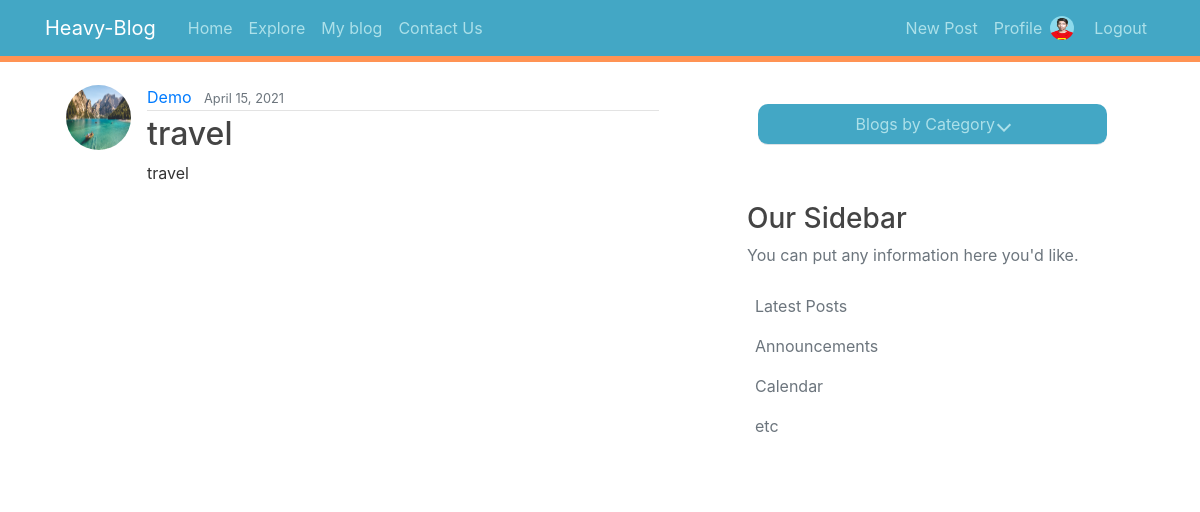
/post/6/ (signed in), run on the app's committed database.
### users/models.py (models this page shows, shortened)
class Profile(models.Model):
    user = models.OneToOneField(User, on_delete=models.CASCADE)
    image = models.ImageField(default='default.jpg', upload_to='profile_pics')

### blog/models.py (models this page shows, shortened)
class Post(models.Model):
    title = models.CharField(max_length=100)
    content = models.TextField(null=True)
    privacy = models.TextChoices('prv','Public Private')
    privacy = models.CharField(default='Public' , max_length=20, choices=privacy.choices)
    category = models.TextChoices('cat','---Select--- Food Music Nature Education Wedding Travel Movie Car Project Photography Other')
    category = models.CharField(default ='---Select---',max_length=20, choices=category.choices)
    date_posted = models.DateTimeField(default=timezone.now)
    author = models.ForeignKey(User, on_delete=models.CASCADE)

### blog/views.py (the view)
# urls.py: path('post/<int:pk>/', views.PostDetailView.as_view(), name='post-detail'),
class PostDetailView(DetailView):
    model = Post

### blog/templates/blog/post_detail.html (shortened to what this page needs)
{% extends "blog/base.html" %}
{% block content %}
<article class="media content-section">
    <img class="rounded-circle article-img" src="{{ object.author.profile.image.url }}">
    <div class="media-body">
        <div class="article-metadata">
            <a class="mr-2" href="{% url 'my_blog' %}">{{ object.author }}</a>
            <small class="text-muted">{{ object.date_posted|date:"F d, Y" }}</small>
        </div>
        <h2 class="article-title">{{ object.title }}</h2>
        <p class="article-content">{{ object.content }}</p>
    </div>
{% endblock content %}

### blog/templates/blog/base.html (shortened to what this page needs)
{% load static %}
<!DOCTYPE html>
<html>
<head>
  <link rel="stylesheet" href="https://cdn.jsdelivr.net/npm/bootstrap@4.5.3/dist/css/bootstrap.min.css"
>
  <link rel="stylesheet" href="{% static 'blog/main.css' %}">
</head>
<body>
  <header class="site-header">
    <nav class="navbar navbar-expand-md navbar-dark bg-steel fixed-top">
      <div class="container">
        <a class="navbar-brand mr-4" href="{% url 'blog-home' %}">Heavy-Blog</a>
        <div class="collapse navbar-collapse" id="navbarToggle">
          <div class="navbar-nav mr-auto">
            <a class="nav-item nav-link" href="{% url 'blog-home' %}">Home</a>
            <a class="nav-item nav-link" href="{% url 'explore' %}">Explore</a>
            {% if user.is_authenticated %}
            <a class="nav-item nav-link" href="{% url 'my_blog' %}">My blog</a>
            {% endif %}
            <a class="nav-item nav-link" href="{% url 'blog-contact' %}">Contact Us</a>
          </div>
          <div class="navbar-nav">
            {% if user.is_authenticated %}
            <a class="nav-item nav-link" href="{% url 'post-create' %}">New Post</a>
           <a class="nav-item nav-link" href="{% url 'profile' %}">Profile</a><img class="rounded-circle nav-img" src="{{ user.profile.image.url }}">
            <a class="nav-item nav-link" href="{% url 'logout' %}">Logout</a>
            {% else %}
            <a class="nav-item nav-link" href="{% url 'login' %}">Login</a>
            <a class="nav-item nav-link" href="{% url 'register' %}">Register</a>
            {% endif %}
          </div>
        </div>
      </div>
    </nav>
  </header>
  <main role="main" class="container">
    <div class="row">
      <div class="col-md-7">
        {% block content %}{% endblock %}
      </div>
      <div class="col-md-5">
        <div class="content-section">
          <div class="nav-item nav-link">
            <ul>
              <li class="category">
                <div class="border-bottom mb-4 set">
                  <a>Blogs by Category <i class="arrow down"></i></a>
                </div>
              </li>
            </ul>
            <div class="nonne">
              <h3>Our Sidebar</h3>
              <p class='text-muted'>You can put any information here you'd like.
              <ul class="list-group text-muted mark">
                <li>Latest Posts</li>
                <li>Announcements</li>
                <li>Calendar</li>
                <li>etc</li>
              </ul>
              </p>
            </div>
          </div>
        </div>
      </div>
    </div>
  </main>
</body>
</html>

### blog/static/blog/main.css (style rules this page uses)
* { margin: 0; padding: 0; }
body { color: #333333; margin-top: 4.6rem; }
h1, h2, h3, h4, h5, h6 { color: #444444; }
ul { margin: 0; }
.bg-steel { background-color: #43a7c5; border-bottom: solid #ff9354; border-bottom-width: 0.8ex; }
.site-header .navbar-nav .nav-link { color: #b7e6ece8; }
.content-section { background: #ffffff; padding: 10px 20px; border: 1px solid #ffffff; border-radius: 10px; margin-bottom: 20px; }
.article-title { color: #444444; }
.article-content { white-space: pre-line; }
.article-img { height: 65px; width: 65px; margin-right: 16px; }
.nav-img { height: 24px; width: 24px; margin-right: 12px; margin-top: 8px; }
.article-metadata { padding-bottom: 1px; margin-bottom: 4px; border-bottom: 1px solid #e3e3e3 }

### blog/templates/blog/base.html (style rules this page uses)
main .category { padding: 3px; list-style-type: none; }
main .set { border-radius: 10px; background-color: #43a7c5; color: #b7e6ece8; margin: 8px; padding: 8px; text-align: center; }
.nonne { margin-top: 30px; }
.mark { list-style-type: none; background-color: #ffffff; }
.mark li { padding: 8px; }
.arrow { border: solid#b7e6ece8; border-width: 0 2px 2px 0; display: inline-block; padding: 4px; }
.down { transform: rotate(45deg); -webkit-transform: rotate(45deg); }

### data on the page
Post: author.profile.image (picture), author "Demo", date_posted "April 15, 2021", title "travel", content "travel"
